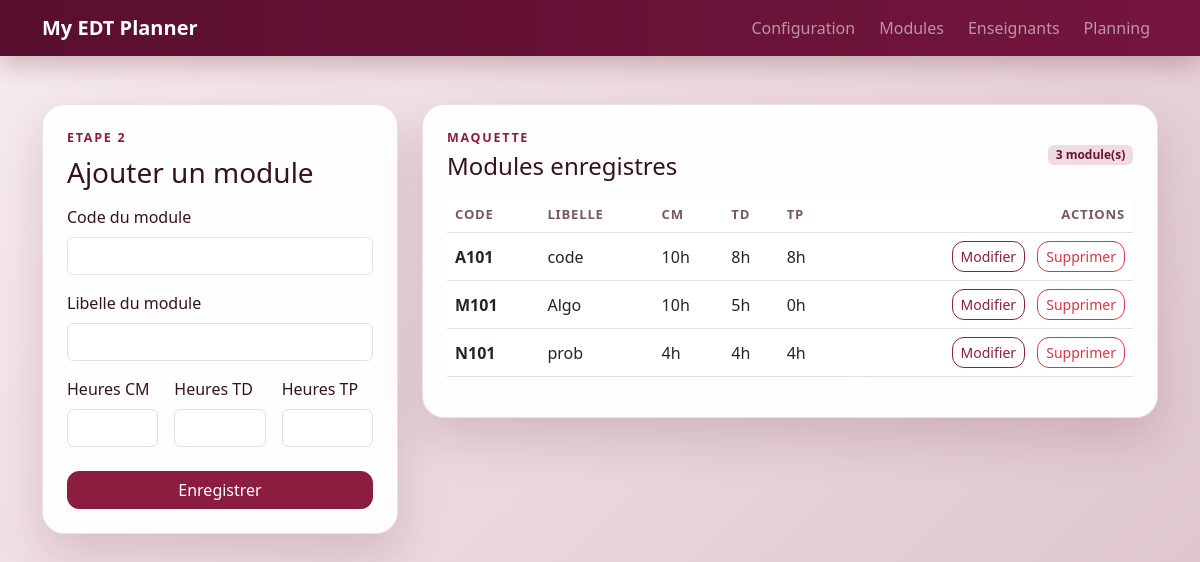
The page /modules on the database its author committed.
### models.py (models this page shows, shortened)
class Module(db.Model):
    id = db.Column(db.Integer, primary_key=True)
    module_code = db.Column(db.String(50), nullable=False, unique=True)
    module_name = db.Column(db.String(100), nullable=False)
    cm_hours = db.Column(db.Integer, nullable=False, default=0)
    td_hours = db.Column(db.Integer, nullable=False, default=0)
    tp_hours = db.Column(db.Integer, nullable=False, default=0)

### routes.py (the view, shortened to what this page needs)
    @app.route("/modules", methods=["GET", "POST"])
    def manage_modules():
        training = get_training()
        form = ModuleForm()
        delete_form = DeleteForm()
        if request.method == "POST":
            flash_form_errors(form)
        return render_modules_page(form, delete_form, training)

### forms.py (shortened to what this page needs)
class ModuleForm(FlaskForm):
    module_code = StringField("Code du module", validators=[DataRequired(), Length(max=50)])
    module_name = StringField("Libelle du module", validators=[DataRequired(), Length(max=100)])
    cm_hours = IntegerField("Heures CM", validators=[InputRequired(), NumberRange(min=0, max=500)])
    td_hours = IntegerField("Heures TD", validators=[InputRequired(), NumberRange(min=0, max=500)])
    tp_hours = IntegerField("Heures TP", validators=[InputRequired(), NumberRange(min=0, max=500)])
    submit = SubmitField("Enregistrer")

class DeleteForm(FlaskForm):
    target_id = HiddenField()
    submit = SubmitField("Supprimer")

### services.py (called while the page is built)
def get_training():
    return Training.query.order_by(Training.id.asc()).first()

### templates/modules.html (shortened to what this page needs)
{% extends "base.html" %}
{% block content %}
<div class="row g-4">
    <div class="col-xl-4">
        <div class="content-card p-4">
            <p class="section-kicker mb-2">Etape 2</p>
            <h1 class="h3 mb-3">{{ 'Modifier le module' if editing_module else 'Ajouter un module' }}</h1>
            <form method="POST" novalidate action="{{ url_for('edit_module', module_id=editing_module.id) if editing_module else url_for('manage_modules') }}">
                <div class="mb-3">{{ form.module_code.label(class="form-label") }}{{ form.module_code(class="form-control") }}</div>
                <div class="mb-3">{{ form.module_name.label(class="form-label") }}{{ form.module_name(class="form-control") }}</div>
                <div class="row g-3 mb-4">
                    <div class="col-md-4">{{ form.cm_hours.label(class="form-label") }}{{ form.cm_hours(class="form-control", min="0") }}</div>
                    <div class="col-md-4">{{ form.td_hours.label(class="form-label") }}{{ form.td_hours(class="form-control", min="0") }}</div>
                    <div class="col-md-4">{{ form.tp_hours.label(class="form-label") }}{{ form.tp_hours(class="form-control", min="0") }}</div>
                </div>
                {{ form.submit(class="btn btn-primary w-100", value='Mettre a jour' if editing_module else 'Enregistrer') }}
            </form>
        </div>
    </div>
    <div class="col-xl-8">
        <div class="content-card p-4">
            <div class="d-flex justify-content-between align-items-center mb-3">
                <div>
                    <p class="section-kicker mb-1">Maquette</p>
                    <h2 class="h4 mb-0">Modules enregistres</h2>
                </div>
                <span class="badge text-bg-light">{{ modules|length }} module(s)</span>
            </div>
            {% if modules %}
            <div class="table-responsive">
                <table class="table align-middle">
                    <thead>
                        <tr>
                            <th>Code</th>
                            <th>Libelle</th>
                            <th>CM</th>
                            <th>TD</th>
                            <th>TP</th>
                            <th class="text-end no-print">Actions</th>
                        </tr>
                    </thead>
                    <tbody>
                        {% for module in modules %}
                        <tr>
                            <td class="fw-semibold">{{ module.module_code }}</td>
                            <td>{{ module.module_name }}</td>
                            <td>{{ module.cm_hours }}h</td>
                            <td>{{ module.td_hours }}h</td>
                            <td>{{ module.tp_hours }}h</td>
                            <td class="text-end no-print">
                                <a href="{{ url_for('edit_module', module_id=module.id) }}" class="btn btn-sm btn-outline-primary me-2">Modifier</a>
                                <form method="POST" action="{{ url_for('delete_module', module_id=module.id) }}" class="d-inline">
                                    <button type="submit" class="btn btn-sm btn-outline-danger">Supprimer</button>
                                </form>
                            </td>
                        </tr>
                        {% endfor %}
                    </tbody>
                </table>
            </div>
            {% else %}
            <div class="empty-state">No modules yet.</div>
            {% endif %}
        </div>
    </div>
</div>
{% endblock %}

### static/style.css (style rules this page uses)
:root { --app-bg: linear-gradient(135deg, #f7ecef 0%, #ead6dc 52%, #dbc0ca 100%); --nav-bg: #5a0f2e; --nav-bg-soft: #74153d; --accent: #8b1e3f; --accent-strong: #67152f; --accent-soft: #f1dbe2; --text-main: #35131c; --text-muted: #7a5862; --border-soft: rgba(90, 18, 39, 0.12); --card-shadow: 0 20px 48px rgba(90, 18, 39, 0.16); }
body { font-family: "Segoe UI", Tahoma, Geneva, Verdana, sans-serif; margin: 0; padding: 0; background: var(--app-bg); min-height: 100vh; color: var(--text-main); }
.hero-card, .content-card { background: rgba(255, 255, 255, 0.96); border-radius: 22px; box-shadow: var(--card-shadow); border: 1px solid var(--border-soft); }
.section-kicker { text-transform: uppercase; letter-spacing: 0.14em; font-size: 0.78rem; color: var(--accent); font-weight: 700; }
.table thead th { font-size: 0.82rem; text-transform: uppercase; letter-spacing: 0.06em; color: var(--text-muted); }
.btn { border-radius: 12px; }
.btn-primary { background: var(--accent); border-color: var(--accent); }
.btn-outline-primary { color: var(--accent); border-color: var(--accent); }
.badge.text-bg-light { background: var(--accent-soft) !important; color: var(--accent-strong) !important; }

### rows shown on the page
Module: module_code "A101", module_name "code", cm_hours "10", td_hours "8", tp_hours "8"
Module: module_code "M101", module_name "Algo", cm_hours "10", td_hours "5", tp_hours "0"
Module: module_code "N101", module_name "prob", cm_hours "4", td_hours "4", tp_hours "4"

### other values the page prints
{{ 'Modifier le module' if editing_module else 'Ajouter un module' }} "Ajouter un module"
{{ modules|length }} "3"
